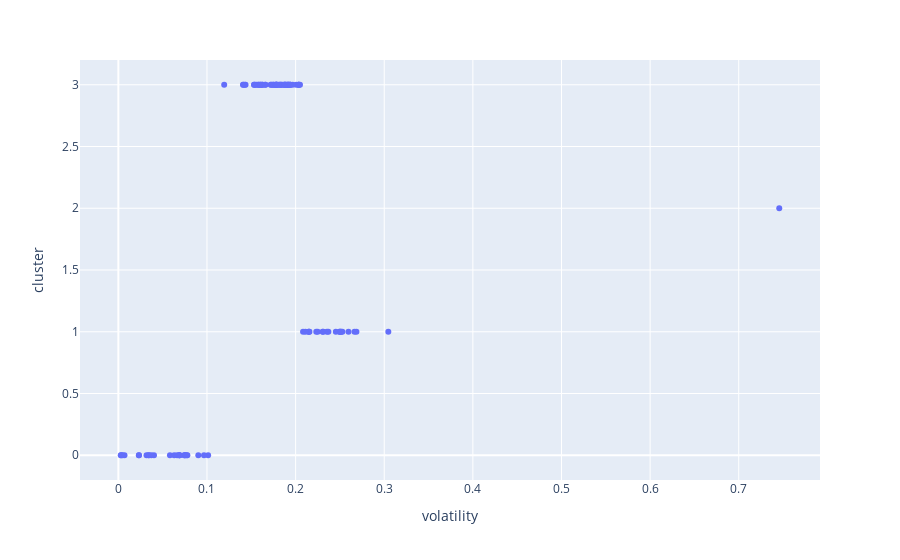

Write notebook code for a chart like this one.
### Code cell
from sklearn.cluster import KMeans
n_clusters = 4
X = returns_summary_df[['volatility', 'max_drop']].copy()
kmeans = KMeans(n_clusters=n_clusters)
kmeans.fit(X)
cluster_labels = kmeans.predict(X)
X = pd.DataFrame(X)
X['cluster'] = cluster_labels
fig = px.scatter(X, y="cluster", x="volatility")
fig.show()

### Figure 1 — Plotly figure (JSON) as saved in the notebook; plotly's stock layout.template omitted (floating-point values rounded to 4 significant figures)
{"data": [{"hovertemplate": "volatility=%{x}<br>cluster=%{y}<extra></extra>", "legendgroup": "", "marker": {"color": "#636efa", "symbol": "circle"}, "mode": "markers", "name": "", "orientation": "v", "showlegend": false, "type": "scatter", "x": [0.1724, 0.07499, 0.1906, 0.1435, 0.2354, 0.09023, 0.1739, 0.2084, 0.1921, 0.1627, 0.03399, 0.07421, 0.1719, 0.07712, 0.06918, 0.04021, 0.141, 0.1013, 0.2311, 0.1626, 0.1756, 0.2233, 0.1194, 0.1886, 0.02309, 0.2033, 0.2597, 0.1583, 0.003184, 0.1916, 0.1885, 0.2494, 0.2156, 0.2512, 0.2147, 0.06633, 0.2305, 0.06872, 0.1849, 0.1579, 0.2664, 0.1901, 0.2035, 0.1749, 0.03175, 0.2686, 0.1562, 0.2498, 0.1531, 0.1874, 0.178, 0.1427, 0.1407, 0.7457, 0.1837, 0.06883, 0.2454, 0.237, 0.1783, 0.1823, 0.2006, 0.178, 0.1939, 0.1603, 0.2036, 0.1828, 0.1773, 0.2049, 0.1661, 0.006913, 0.1868, 0.1545, 0.004704, 0.1939, 0.1879, 0.1967, 0.1918, 0.1599, 0.03461, 0.05822, 0.06298, 0.0233, 0.1613, 0.09665, 0.2249, 0.07785, 0.215, 0.03719, 0.1936, 0.1533, 0.1792, 0.2528, 0.181, 0.1655, 0.1787, 0.0754, 0.2111, 0.2509, 0.3046, 0.0027], "xaxis": "x", "y": [3, 0, 3, 3, 1, 0, 3, 1, 3, 3, 0, 0, 3, 0, 0, 0, 3, 0, 1, 3, 3, 1, 3, 3, 0, 3, 1, 3, 0, 3, 3, 1, 1, 1, 1, 0, 1, 0, 3, 3, 1, 3, 3, 3, 0, 1, 3, 1, 3, 3, 3, 3, 3, 2, 3, 0, 1, 1, 3, 3, 3, 3, 3, 3, 3, 3, 3, 3, 3, 0, 3, 3, 0, 3, 3, 3, 3, 3, 0, 0, 0, 0, 3, 0, 1, 0, 1, 0, 3, 3, 3, 1, 3, 3, 3, 0, 1, 1, 1, 0], "yaxis": "y"}], "layout": {"legend": {"tracegroupgap": 0}, "margin": {"t": 60}, "xaxis": {"anchor": "y", "domain": [0, 1], "title": {"text": "volatility"}}, "yaxis": {"anchor": "x", "domain": [0, 1], "title": {"text": "cluster"}}}}
